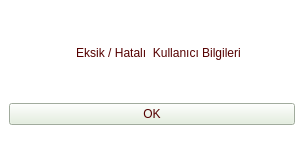
<?xml version="1.0" encoding="UTF-8"?>
<ui version="4.0">
 <class>MainWindow</class>
 <widget class="QMainWindow" name="MainWindow">
  <property name="geometry">
   <rect>
    <x>0</x>
    <y>0</y>
    <width>304</width>
    <height>156</height>
   </rect>
  </property>
  <property name="windowTitle">
   <string>MainWindow</string>
  </property>
  <property name="styleSheet">
   <string notr="true">background-color: rgb(255, 255, 255);</string>
  </property>
  <widget class="QWidget" name="centralwidget">
   <layout class="QGridLayout" name="gridLayout_2">
    <item row="0" column="0">
     <layout class="QGridLayout" name="gridLayout">
      <item row="0" column="0">
       <widget class="QLabel" name="label">
        <property name="text">
         <string/>
        </property>
        <property name="pixmap">
         <pixmap>hata.png</pixmap>
        </property>
       </widget>
      </item>
      <item row="0" column="1">
       <layout class="QVBoxLayout" name="verticalLayout_3">
        <item>
         <widget class="QLabel" name="label_2">
          <property name="sizePolicy">
           <sizepolicy hsizetype="Expanding" vsizetype="Expanding">
            <horstretch>0</horstretch>
            <verstretch>0</verstretch>
           </sizepolicy>
          </property>
          <property name="styleSheet">
           <string notr="true">color : rgb(85, 0, 0);
font: 87 italic 10pt &quot;Segoe UI Black&quot;;
</string>
          </property>
          <property name="text">
           <string>Eksik / Hatalı  Kullanıcı Bilgileri</string>
          </property>
          <property name="alignment">
           <set>Qt::AlignCenter</set>
          </property>
         </widget>
        </item>
       </layout>
      </item>
     </layout>
    </item>
    <item row="1" column="0">
     <widget class="QPushButton" name="pushButton_2">
      <property name="styleSheet">
       <string notr="true">background-color: rgb(226, 239, 220);
font: 87 8pt &quot;Arial Black&quot;;
color : rgb(85, 0, 0)</string>
      </property>
      <property name="text">
       <string>OK</string>
      </property>
     </widget>
    </item>
   </layout>
  </widget>
  <widget class="QMenuBar" name="menubar">
   <property name="geometry">
    <rect>
     <x>0</x>
     <y>0</y>
     <width>304</width>
     <height>21</height>
    </rect>
   </property>
  </widget>
  <widget class="QStatusBar" name="statusbar"/>
 </widget>
 <resources/>
 <connections/>
</ui>
